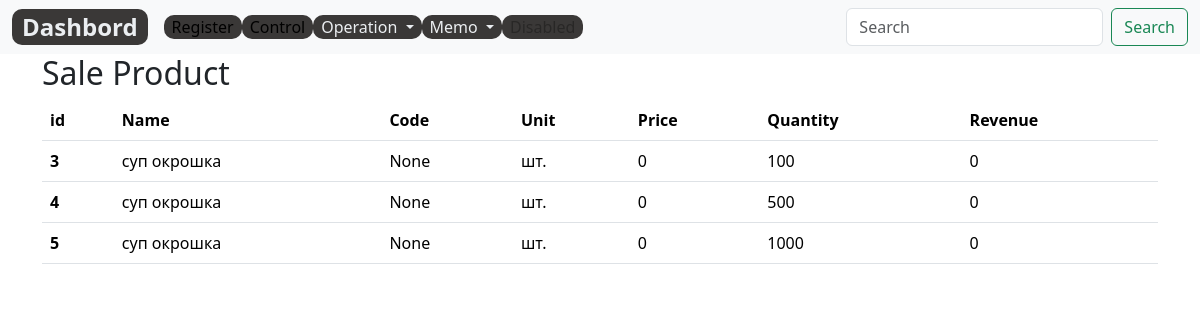
The page /control/sold_product_list/ on the database as committed earlier.
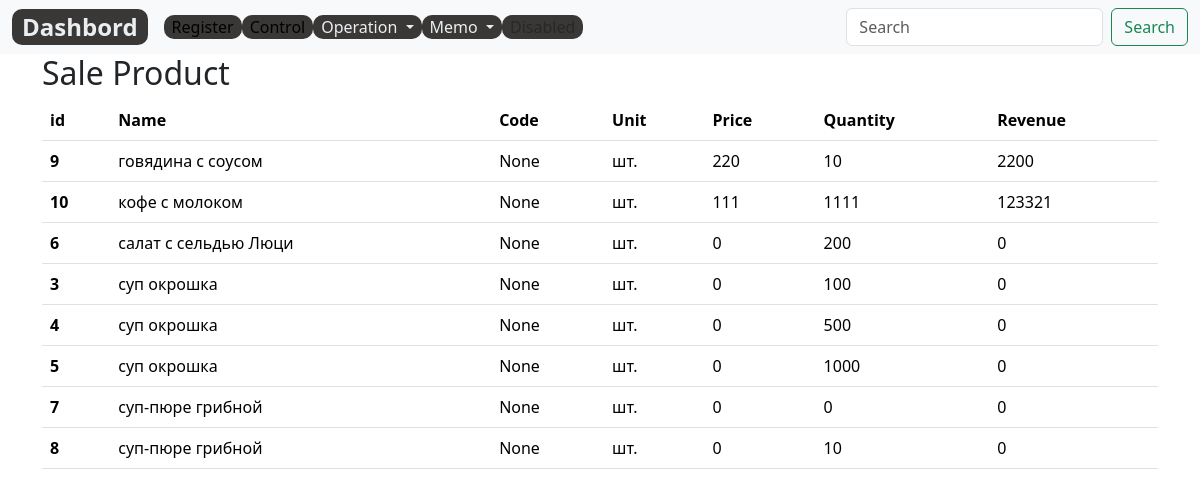
The same page on the database as committed later.
### control/models.py (models this page shows, shortened)
class SaleProduct(models.Model):
    name = models.ForeignKey(Product,related_name='name_sale', on_delete=models.PROTECT)
    code=models.DecimalField(max_digits=12, help_text="Не более 12 знаков",decimal_places=0,null=True,verbose_name='Код')
    slug= models.SlugField(max_length=255, verbose_name='Url',blank=True, null=True)
    price=models.PositiveIntegerField(verbose_name='Цена, руб', default=1)
    sold= models.PositiveIntegerField(verbose_name='Sold, руб', default=1)
    unit = models.CharField(max_length=10,verbose_name='Ед.изм.',  choices=UNITS, null=True ,default='шт.')
    revenue= models.DecimalField(max_digits=10, help_text="Не более 10 знаков", decimal_places=2, default=0, blank=True, null=True)
    created_date = models.DateField(auto_now_add=True)
    class Meta:
        ordering = ['name']
        verbose_name = 'Продажа'
        verbose_name_plural = 'Продажи'
    @property
    def get_revenue(self):
        return self.price*self.sold

### register/models.py (models this page shows, shortened)
class Product(models.Model):
    DIFFICULTY_LEVELS = (
        ('Easy', 'Easy'),
        ('Medium', 'Medium'),
        ('Hard', 'Hard'),
    )
    code=models.DecimalField(max_digits=10, help_text="Не более 10 знаков", decimal_places=0, unique=True)
    name = models.CharField(max_length=200,help_text="Не более 200 знаков", db_index=True, verbose_name='Продукт')
    category = models.ForeignKey(Category, related_name='product', on_delete=models.CASCADE)
    ingredient = models.ManyToManyField(Item, through=RecipeIngredient)
    difficulty = models.CharField(choices=DIFFICULTY_LEVELS, max_length=10)
    price = models.DecimalField(max_digits=10,help_text="Не более 10 знаков", decimal_places=2)
    description = models.TextField(blank=True, null=True)
    cooking= models.TextField(blank=True, null = True)
    slug= models.SlugField(max_length=255, verbose_name='Url', unique=True)
    created_date= models.DateField(auto_now_add=True, verbose_name='Создан',null=True)
    updated_date = models.DateField(auto_now=True,  verbose_name='Изменен', null=True)
    class Meta:
        ordering = ['category', 'name']
        verbose_name = 'Продукт'
        verbose_name_plural = 'Продукты'
    def __str__(self):
        return self.name

### control/views.py (the view)
# urls.py: path('sold_product_list/', SoldProductListView.as_view(), name='sold_product_list'),
class SoldProductListView(ListView):
    model=SaleProduct
    template_name = 'control/sold_product_list.html'
    context_object_name = 'sold_products'

### control/templates/control/sold_product_list.html (shortened to what this page needs)
{% extends 'base_simple.html' %}
{% block content %}
<div class="container">
  <h2>Sale Product</h2>
  <table class="table">
    <thead>
      <tr>
        <th scope="col">id</th>
        <th scope="col">Name</th>
        <th scope="col">Code</th>
        <th scope="col">Unit</th>
        <th scope="col">Price</th>
        <th scope="col">Quantity</th>
        <th scope="col">Revenue</th>
      </tr>
    </thead>
    <tbody>
      {% for saleproduct in sold_products%}
      <tr>
        <th scope="row">{{saleproduct.id}}</th>
        <td>{{saleproduct.name}}</td>
        <td>{{saleproduct.code}}</td>
        <td>{{saleproduct.unit}}</td>
        <td>{{saleproduct.price}}</td>
        <td>{{saleproduct.sold}}</td>
        <td>{{saleproduct.get_revenue}}</td>
      </tr>
      {% endfor %}
    </tbody>
  </table>
</div>
{% endblock %}

### templates/base_simple.html (shortened to what this page needs)
{% load static %}
{% load bootstrap5 %}
<!DOCTYPE html>
<html lang="en">
<head>
  {% bootstrap_css %}
  <link rel="stylesheet" type="text/css" href="{% static 'css/style.css' %}">
</head>
<body>
  {% block navbar %}
  <nav class="navbar navbar-expand-lg bg-light">
    <div class="container-fluid">
      <a class="navbar-brand font1-b navbutt" href="{% url 'dashbord' %}">Dashbord</a>
      <div class="collapse navbar-collapse" id="navbarSupportedContent">
        <ul class="navbar-nav me-auto mb-2 mb-lg-0">
          <li class="nav-item">
            <a class="nav-link active navbutt" aria-current="page" href="{% url 'register' %}">Register</a>
          </li>
          <li class="nav-item">
            <a class="nav-link active navbutt" href="{% url 'control' %}">Control</a>
          </li>
          <li class="navbar-nav nav-item dropdown">
            <a class="nav-link dropdown-toggle navbutt" href="#" role="button" data-bs-toggle="dropdown"
              aria-expanded="false">
              Operation
            </a>
          </li>
          <li class="navbar-nav nav-item dropdown">
            <a class="nav-link dropdown-toggle navbutt" href="#" role="button" data-bs-toggle="dropdown"
              aria-expanded="false">
              Memo
            </a>
          </li>
          <li class="nav-item">
            <a class="nav-link disabled navbutt">Disabled</a>
          </li>
        </ul>
        <form class="d-flex" role="search">
          <input class="form-control me-2" type="search" placeholder="Search" aria-label="Search">
          <button class="btn btn-outline-success" type="submit">Search</button>
        </form>
      </div>
    </div>
  </nav>
  {% endblock %}
  {% block content %}CONTENT{% endblock %}
</body>
</html>

### mms22/static/css/style.css (style rules this page uses)
.navbutt { color: #ebeef1; background: #3a3837; border-radius: 10px; padding: 0 10px; }
.font1-b { font-size: 1.5rem; font-weight: 600; }

Rows that differ between the two databases and show on the page:
added SaleProduct: id "9", name "говядина с соусом", code "None", unit "шт.", price "220", sold "10", get_revenue "2200"
added SaleProduct: id "10", name "кофе с молоком", code "None", unit "шт.", price "111", sold "1111", get_revenue "123321"
added SaleProduct: id "6", name "салат с сельдью Люци", code "None", unit "шт.", price "0", sold "200", get_revenue "0"
added SaleProduct: id "7", name "суп-пюре грибной", code "None", unit "шт.", price "0", sold "0", get_revenue "0"
added SaleProduct: id "8", name "суп-пюре грибной", code "None", unit "шт.", price "0", sold "10", get_revenue "0"
